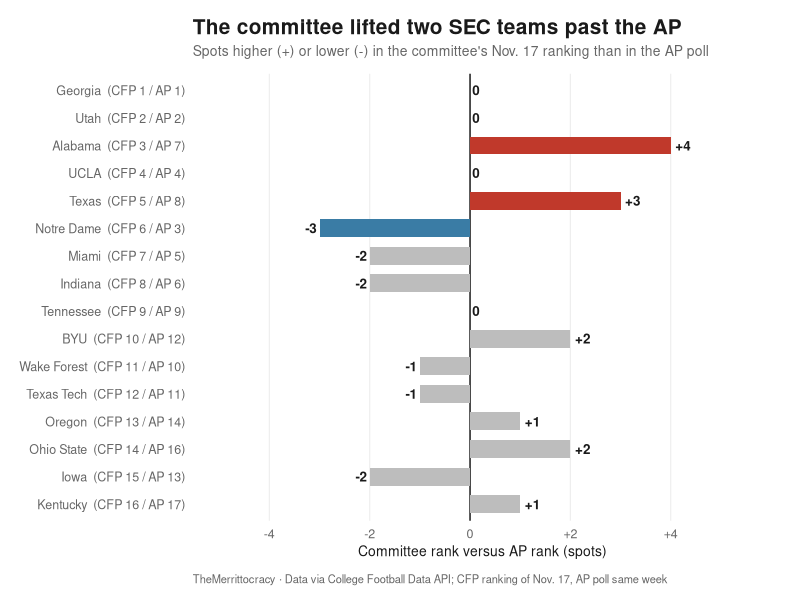

Recreate this plot in R.
# cfp_committee_usual_suspects_committee_vs_ap.R
# Expected result (written before plotting): Alabama (+4) and Texas (+3) are the
# biggest movers UP versus the AP; Notre Dame (-3) and Miami/Indiana/Iowa (-2) move
# DOWN. Most other teams sit within one spot. Source: Nov 17 CFP release vs AP.
# Output: graphics/cfp_committee_usual_suspects/committee_vs_ap.png

library(ggplot2)
library(dplyr)

out_path <- "graphics/cfp_committee_usual_suspects/committee_vs_ap.png"
dir.create(dirname(out_path), recursive = TRUE, showWarnings = FALSE)

d <- tibble::tribble(
  ~team,         ~cfp, ~ap,
  "Georgia",      1,    1,
  "Utah",         2,    2,
  "Alabama",      3,    7,
  "UCLA",         4,    4,
  "Texas",        5,    8,
  "Notre Dame",   6,    3,
  "Miami",        7,    5,
  "Indiana",      8,    6,
  "Tennessee",    9,    9,
  "BYU",         10,   12,
  "Wake Forest", 11,   10,
  "Texas Tech",  12,   11,
  "Oregon",      13,   14,
  "Ohio State",  14,   16,
  "Iowa",        15,   13,
  "Kentucky",    16,   17
) |>
  mutate(
    move  = ap - cfp,   # positive = committee ranks the team HIGHER than the AP
    label = sprintf("%s  (CFP %d / AP %d)", team, cfp, ap),
    label = factor(label, levels = rev(label)),
    grp   = case_when(move >= 3 ~ "up", move <= -3 ~ "down", TRUE ~ "other"),
    txt   = case_when(move > 0 ~ sprintf("+%d", move),
                      move < 0 ~ sprintf("%d", move),
                      TRUE ~ "0")
  )

col_bg <- "#FFFFFF"; col_grid <- "#EEEEEE"; col_text <- "#1A1A1A"
col_sub <- "#666666"; col_up <- "#C0392B"; col_down <- "#3A7CA5"; col_other <- "#BDBDBD"

p <- ggplot(d, aes(x = move, y = label, fill = grp)) +
  geom_vline(xintercept = 0, color = col_text, linewidth = 0.5) +
  geom_col(width = 0.65) +
  geom_text(aes(label = txt, hjust = ifelse(move >= 0, -0.3, 1.3)),
            size = 3.4, color = col_text, fontface = "bold") +
  scale_fill_manual(values = c(up = col_up, down = col_down, other = col_other)) +
  scale_x_continuous(limits = c(-5, 5.5), breaks = seq(-4, 4, 2),
                     labels = function(x) ifelse(x > 0, paste0("+", x), x)) +
  labs(
    title    = "The committee lifted two SEC teams past the AP",
    subtitle = "Spots higher (+) or lower (-) in the committee's Nov. 17 ranking than in the AP poll",
    x = "Committee rank versus AP rank (spots)", y = NULL,
    caption  = "TheMerrittocracy · Data via College Football Data API; CFP ranking of Nov. 17, AP poll same week"
  ) +
  theme_minimal(base_size = 12) +
  theme(
    plot.background  = element_rect(fill = col_bg, color = NA),
    panel.background = element_rect(fill = col_bg, color = NA),
    panel.grid.major.y = element_blank(),
    panel.grid.major.x = element_line(color = col_grid, linewidth = 0.4),
    panel.grid.minor = element_blank(),
    axis.text        = element_text(color = col_sub, size = 9),
    axis.title.x     = element_text(color = col_text, size = 10),
    plot.title       = element_text(color = col_text, face = "bold", size = 15, margin = margin(b = 4)),
    plot.subtitle    = element_text(color = col_sub, size = 10, margin = margin(b = 10)),
    plot.caption     = element_text(color = col_sub, size = 8, hjust = 0, margin = margin(t = 10)),
    legend.position  = "none",
    plot.margin      = margin(14, 20, 10, 14)
  )

ggsave(out_path, p, width = 1200 / 150, height = 800 / 150, dpi = 150, bg = col_bg)
cat("wrote", out_path, "\n")
